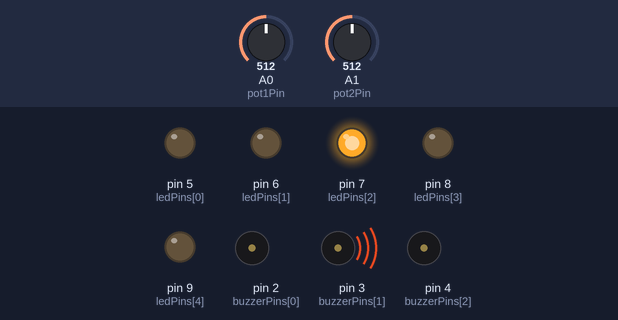
Simulated run of this sketch. Board: Arduino Uno, built with avr-gcc and run on an emulated ATmega328P. Parts: output pins drawn as LEDs (lit = HIGH), buzzer (waves = sounding, pin HIGH). Dashed ring = blinking. The inputs (shaded band) are chosen by the test bench; at power-on: A0 (pot1Pin) = 512, A1 (pot2Pin) = 512.

Above: at 1.3 s.
1.4 s: A0 (pot1Pin) set to 669
At 1.9 s:
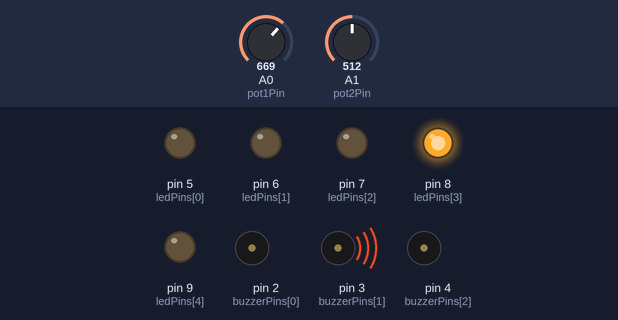
4.5 s: A0 (pot1Pin) set to 691
At 5.1 s:
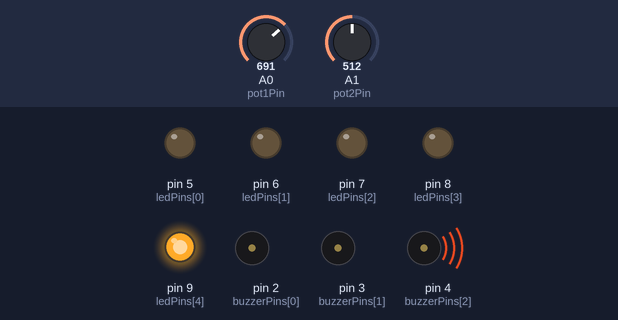
7.6 s: A0 (pot1Pin) set to 306
At 8.3 s:
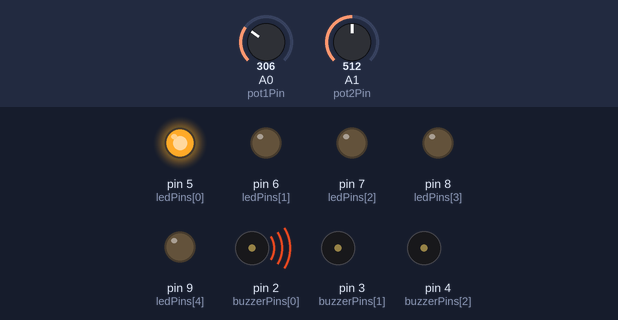
10.7 s: A1 (pot2Pin) set to 122
13.8 s: A1 (pot2Pin) set to 511
16.9 s: A1 (pot2Pin) set to 306
At 17.12 s:
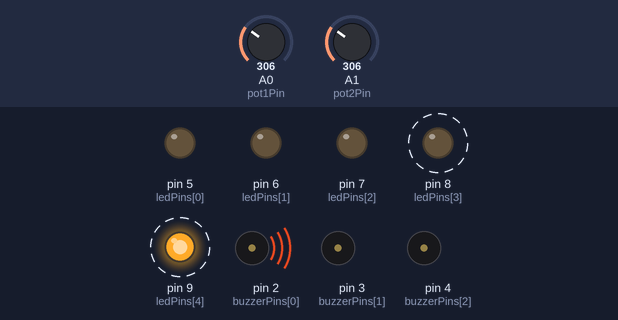
Timing chart, 0 to 21.0 s (numbered marks = the images above; inputs shaded):
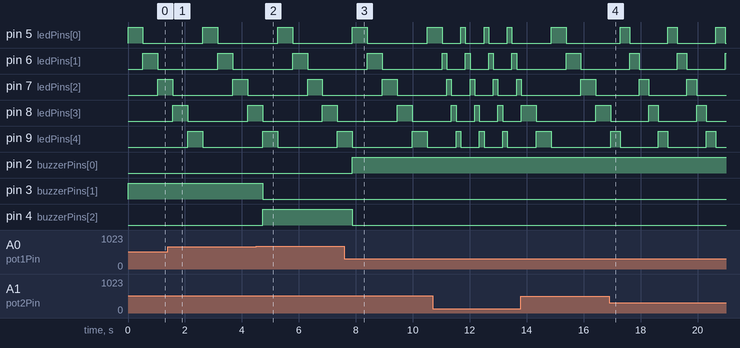

Measured:
- the behaviour switches between 683 and 684 on A0 (pot1Pin) (found by bisection; images 1 and 2)
- after the input at 4.5 s, pin 3 (buzzerPins[1]): HIGH → LOW after 0.23 s; pin 4 (buzzerPins[2]): LOW → HIGH after 0.23 s
- after the input at 7.6 s, pin 2 (buzzerPins[0]): LOW → HIGH after 0.28 s; pin 4 (buzzerPins[2]): HIGH → LOW after 0.28 s
- after the input at 16.9 s, pin 5 (ledPins[0]), pin 9 (ledPins[4]): alternates HIGH for 0.33 s and LOW for 1.3 s, starting after 0.39 s
- by itself, pin 6 (ledPins[1]), pin 7 (ledPins[2]), pin 8 (ledPins[3]): alternates HIGH for 0.33 s and LOW for 1.3 s

The sketch:

tinkercad240160.ino
```cpp
// C++ code
//
const int pot1Pin = A0;
const int pot2Pin = A1;

const int buzzerPins[3] = {2, 3, 4};
const int ledPins[5] = {5, 6, 7, 8, 9};

int currentLED = 0;

void setup() {
  for (int i = 0; i < 3; i++)
    pinMode(buzzerPins[i], OUTPUT);

  for (int i = 0; i < 5; i++)
    pinMode(ledPins[i], OUTPUT);
}

void loop() {
  int pot1Value = analogRead(pot1Pin); // 0 to 1023
  int pot2Value = analogRead(pot2Pin); // 0 to 1023

  // Buzzer logic
  int activeBuzzer = pot1Value / 342;
  if (activeBuzzer > 2) activeBuzzer = 2;

  for (int i = 0; i < 3; i++)
    digitalWrite(buzzerPins[i], i == activeBuzzer ? HIGH : LOW);

  // LED Chaser logic
  for (int i = 0; i < 5; i++)
    digitalWrite(ledPins[i], LOW);

  digitalWrite(ledPins[currentLED], HIGH);
  currentLED = (currentLED + 1) % 5;

  int delayTime = map(pot2Value, 0, 1023, 50, 1000);
  delay(delayTime);
}

/*
TinkerCAD Simulation Link:
https://www.tinkercad.com/things/5hmrNbvKAk9/editel?returnTo=%2Fdashboard&sharecode=Y2dUkVKaSrpxesXk_TD_Qf_XbazfNixGkpoa7o7zswM

*/
```
